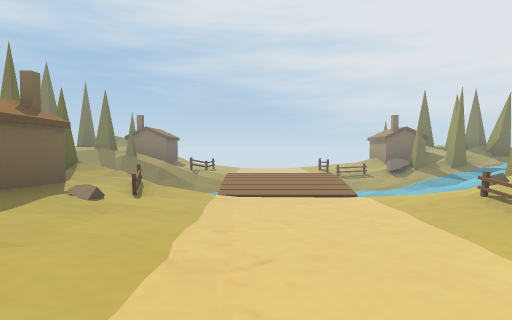
view 1 (above)

16 first-person views from a walk through a scene from a Unity 3-D project. The camera is 1.4 m above the floor, tilts 2° down and sees 80° across. The floor is counted in squares, 2 m on a side. Each view is taken from the middle of a square. On the plan, view 1 faces up. The plan holds only what a view shows up to about 10 squares ahead; the rest is blank. The place goes on beyond the plan.

view 2
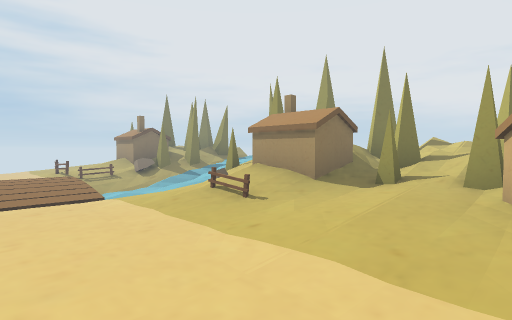

view 3
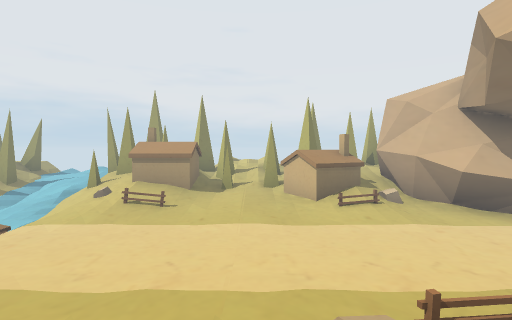

view 4
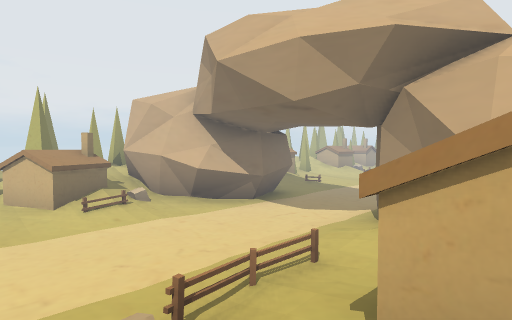

view 5
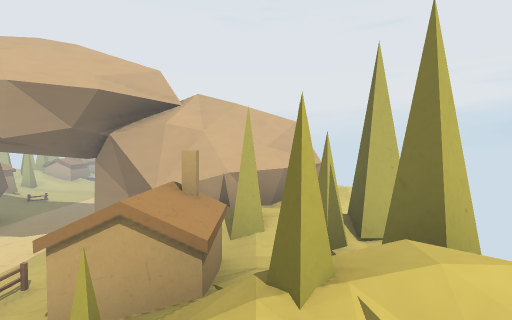

view 6
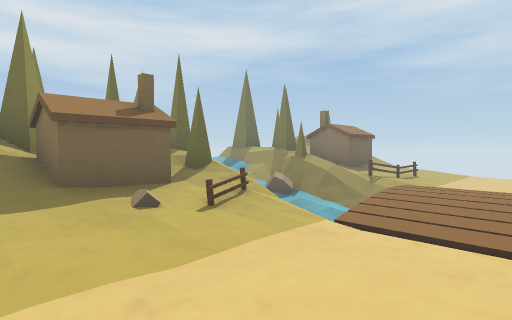

view 7
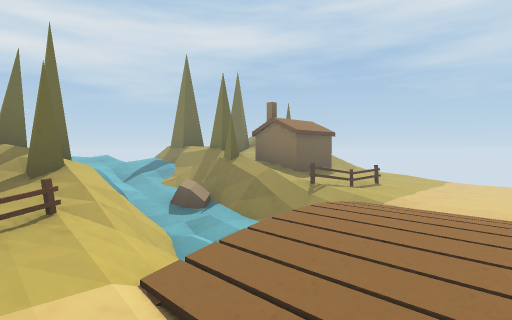

view 8
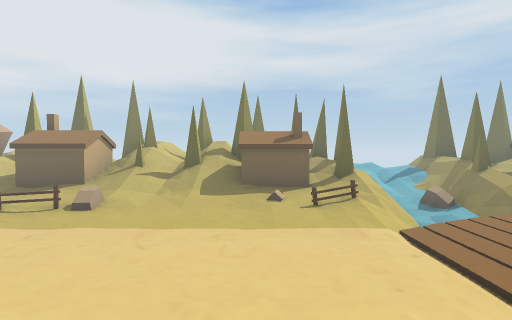

view 9
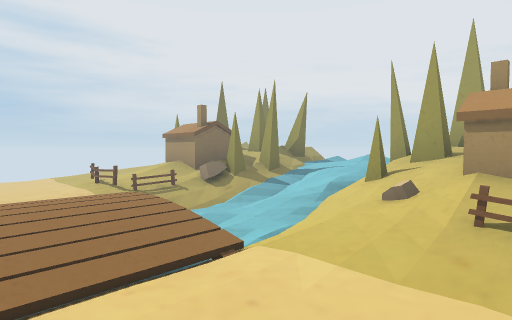

view 10
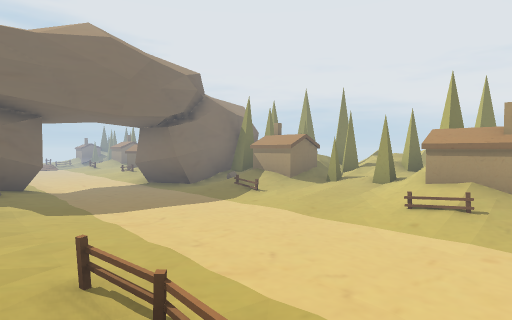

view 11
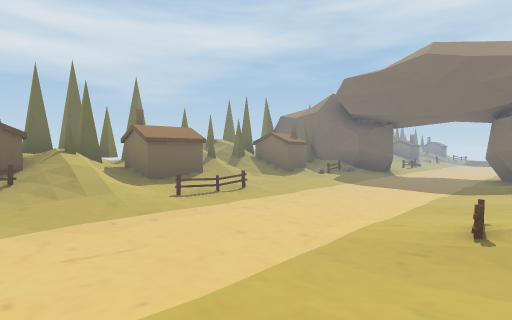

view 12
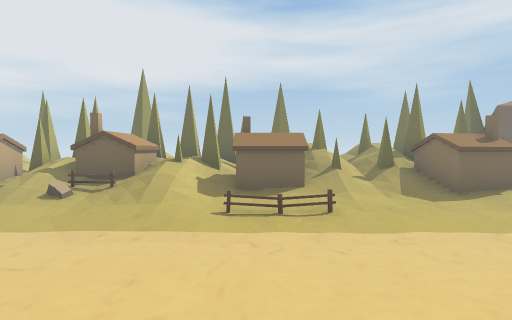

view 13
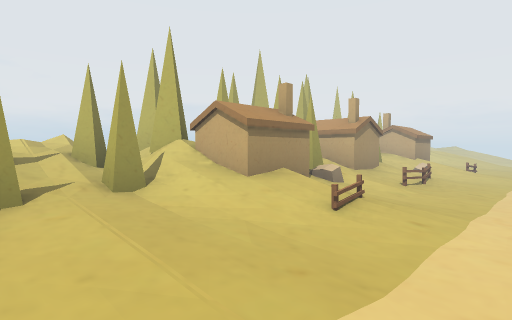

view 14
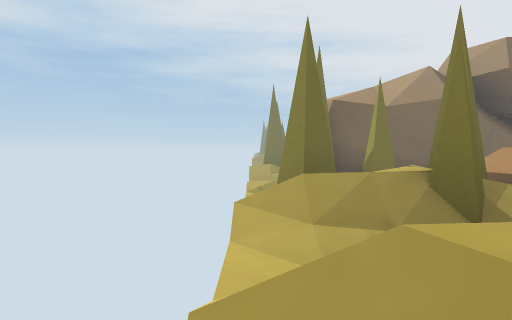

view 15
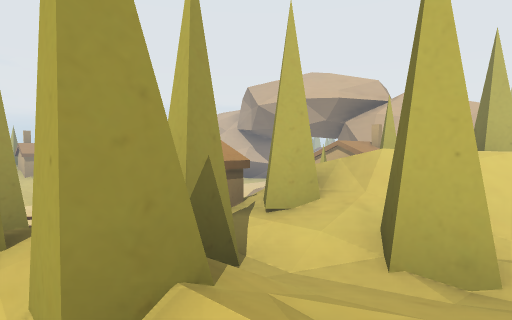

view 16
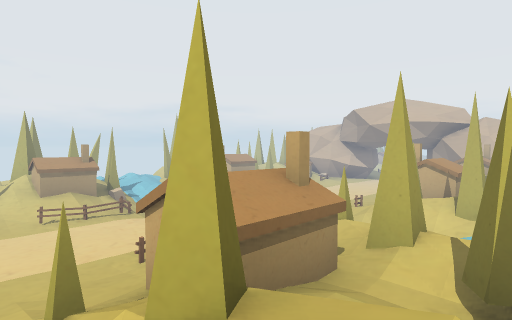

### Floor plan
Key: @ floor where view 1 was taken; # wall or solid block; x gap in a wall; . main floor; : floor 0.25 m higher than the main floor; + floor 0.5 m higher than the main floor; - floor 0.5 m lower than the main floor; * floor 0.75 m higher than the main floor; _ floor 0.75 m lower than the main floor; % floor 1 m higher than the main floor; & floor 1.25 m higher than the main floor; $ floor 1.5 m higher than the main floor; / step, stairs or slope; = window, fence, low wall or low ledge; ^ raised ledge.
Columns run from 6 left of view 1 to 7 right of it. Each row starts with its distance up from view 1.
 11  /##:....:+
 10  ###:....//##/
  9  %##::..=/^##x
  8 $###//..//###$
  7 **/#=/::_-/=*/
  6 %*//-/++/-/+*&
  5 /###////////#
  4 &###+:..:/#x##
  3 %###+...:/#^##
  2 ////+....:#x#
  1 ////:....:+*x
  0 /###:.@..#^##
 -1  ###::..:/###
 -2  ##//:...###
 -3 &$###:..##
 -4 /#####..##
 -5 /####:..###
 -6 &/###:..:/###
 -7  ####...:/#^#
 -8 ////+....:#x
 -9 ////:....:+*x
-10 /###:....//##
-11 /###::..:/^##
-12  ##//:...:=#
-13  #$//:.../^#
-14  #^^#:.../^^

Where each view was taken, in squares from view 1:
view 1: 0 up, 0 right, facing up
view 2: 0 up, 0 right, facing up-right
view 3: 1 up, 3 left, facing right
view 4: 1 up, 3 left, facing down-right
view 5: 2 up, 4 left, facing down
view 6: 2 up, 1 right, facing up-left
view 7: 4 up, 1 right, facing up-left
view 8: 3 up, 3 right, facing left
view 9: 3 up, 0 right, facing up-right
view 10: 12 down, 2 left, facing up-right
view 11: 14 down, 3 right, facing up-left
view 12: 11 down, 3 right, facing left
view 13: 8 down, 1 right, facing down-right
view 14: 10 down, 6 left, facing up
view 15: 5 up, 6 left, facing down-right
view 16: 11 up, 5 left, facing down-right
